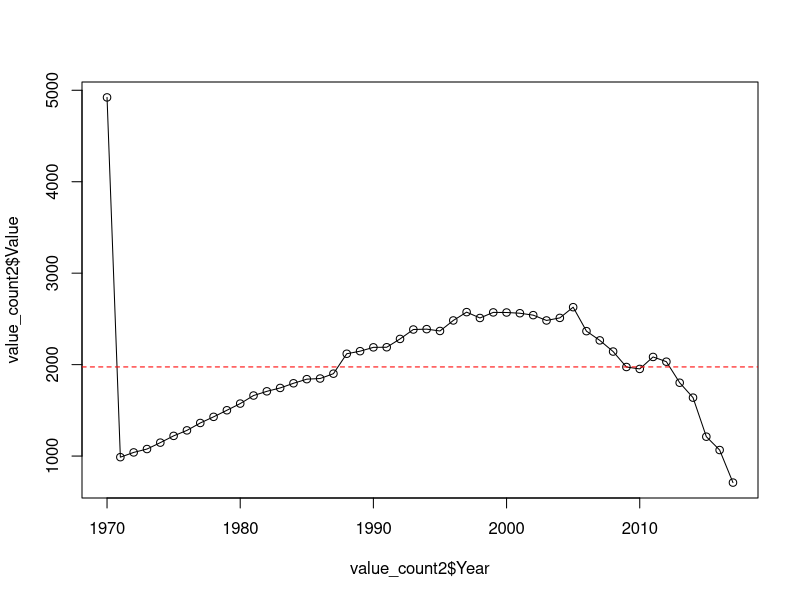
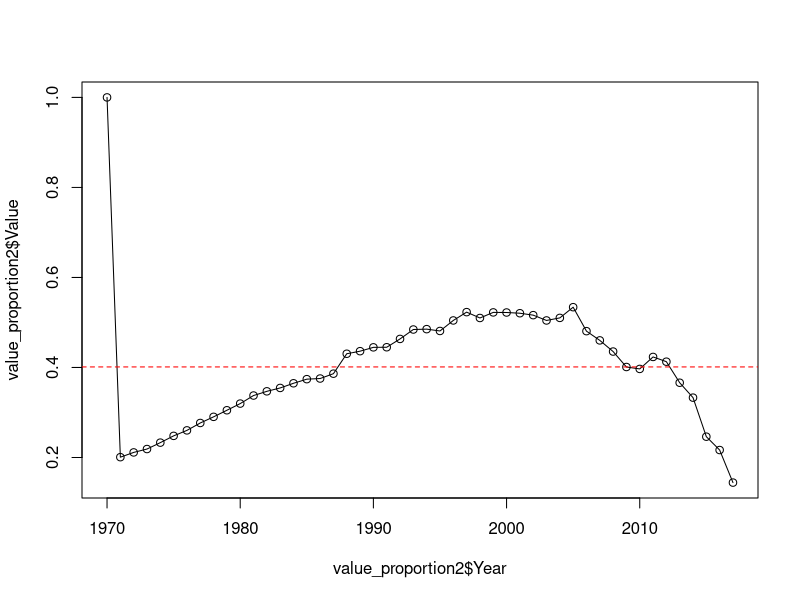
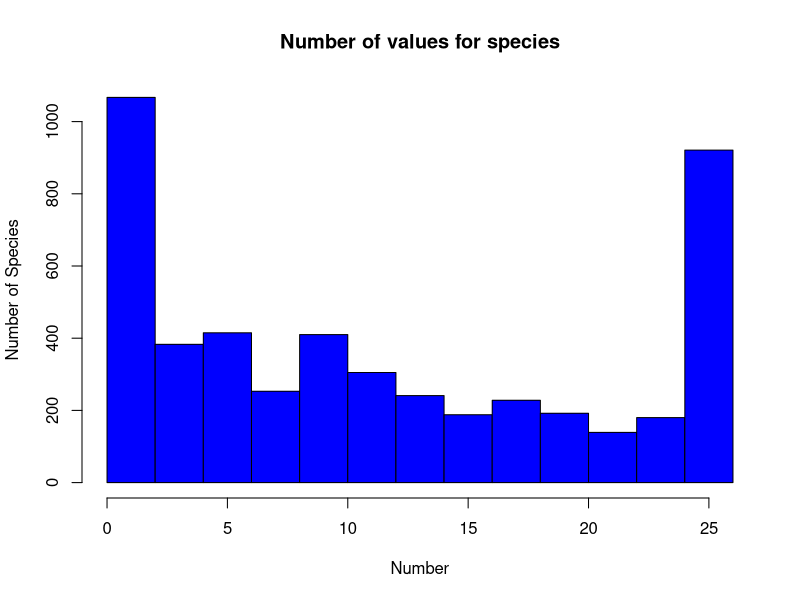
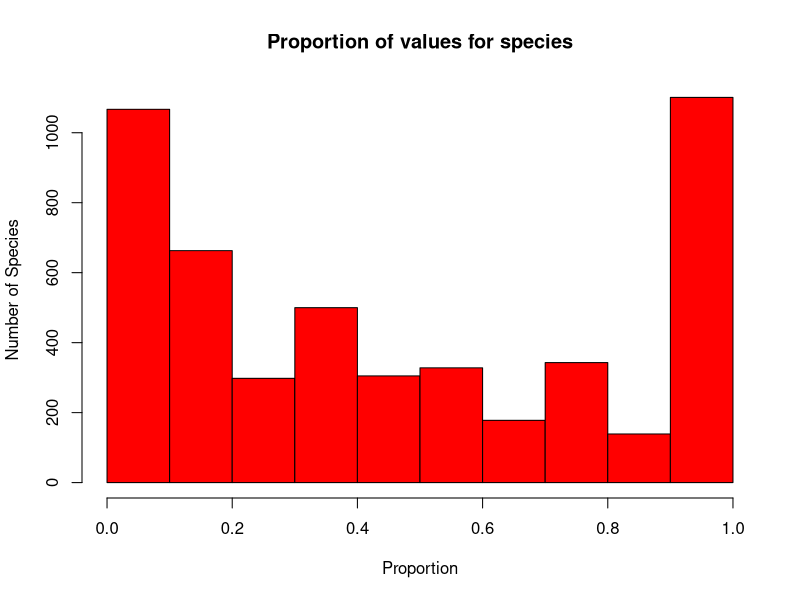

Generate these figures, in order, with R: (Note: this script raises an error after producing the figures.)
library(MASS)
library(zoo)
library(dplyr)
library(purrr)
library(tidyverse)
library(data.table)
library(readxl)
library(ggplot2)


MyData<- read.csv('example_data_pops_lambda.csv', header = TRUE)


MyData<-MyData[,-1]

year_columns <- as.numeric(gsub("X(\\d+)", "\\1", colnames(MyData)[3:(ncol(MyData))]))
colnames(MyData)[3:(ncol(MyData))]<-year_columns
MyData$Binomial<- gsub("_"," ",MyData$Binomial)


for(specie in unique(MyData$Binomial)){
   if(nrow(MyData[MyData$Binomial==specie,])!=1){
      MyData<-MyData[MyData$Binomial!=specie,]
   }
}

MyDF<-MyData[3:(ncol(MyData))]
MyDF[!is.na(MyDF)]<-1
MyDF[is.na(MyDF)]<-0


value_count2<-rep(0,ncol(MyDF))
value_proportion2<-rep(0,ncol(MyDF))

for(i in 1:ncol(MyDF)){
   value_count2[[i]]<-sum(MyDF[,i])
   value_proportion2[[i]]<-value_count2[[i]]/nrow(MyDF)
}

value_count2<-data.frame(value_count2)
value_proportion2<-data.frame(value_proportion2)



value_count2<-cbind(value_count2,year_columns)
value_proportion2<-cbind(value_proportion2,year_columns)

colnames(value_count2)<-c("Value","Year")
colnames(value_proportion2)<-c("Value","Year")



fit3 <- fitdistr(value_count2$Value, "normal")

# 计算均值和标准差
mean_val3 <- fit3$estimate["mean"]
sd_val3 <- fit3$estimate["sd"]
conf_int3 <- qnorm(c(0.16, 0.84), mean = mean_val3, sd = sd_val3)


fit4 <- fitdistr(value_proportion2$Value, "normal")

# 计算均值和标准差
mean_val4 <- fit4$estimate["mean"]
sd_val4 <- fit4$estimate["sd"]
conf_int4 <- qnorm(c(0.16, 0.84), mean = mean_val4, sd = sd_val4)

filtered_data3 <- value_count2[value_count2$Value >= mean_val3, ]
filtered_data3<-as.data.frame(filtered_data3)



filtered_data4 <- value_proportion2[value_proportion2$Year>=filtered_data3$Year[2]&value_proportion2$Year<=filtered_data3$Year[length(filtered_data3$Year)],]

filtered_data4<-as.data.frame(filtered_data4)


png('../Results/species.count2.png')

plot(value_count2$Year,value_count2$Value)
lines(value_count2$Year,value_count2$Value)
abline(h = mean_val3, lty = 2, col = "red")
dev.off()

png('../Results/species.proportion2.png')

plot(value_proportion2$Year,value_proportion2$Value)
lines(value_proportion2$Year,value_proportion2$Value)
abline(h = mean_val4, lty = 2, col = "red")
dev.off()




MyDF<-MyDF[,which(colnames(MyDF)==filtered_data3$Year[2]):which(colnames(MyDF)==filtered_data3$Year[nrow(filtered_data3)])]


value_count<-rep(0,nrow(MyDF))
value_proportion<-rep(0,nrow(MyDF))

for(i in 1:nrow(MyDF)){
   value_count[[i]]<-sum(MyDF[i,])
   value_proportion[[i]]<-value_count[[i]]/ncol(MyDF)
}

value_count<-data.frame(value_count)
value_proportion<-data.frame(value_proportion)



value_count<-cbind(value_count,MyData$Binomial)
value_proportion<-cbind(value_proportion,MyData$Binomial)

colnames(value_count)<-c("Value","Binomial")
colnames(value_proportion)<-c("Value","Binomial")



fit1 <- fitdistr(value_count$Value, "normal")

# 计算均值和标准差
mean_val1 <- fit1$estimate["mean"]
sd_val1 <- fit1$estimate["sd"]
conf_int1 <- qnorm(c(0.05, 0.95), mean = mean_val1, sd = sd_val1)


fit2 <- fitdistr(value_proportion$Value, "normal")

# 计算均值和标准差
mean_val2 <- fit2$estimate["mean"]
sd_val2 <- fit2$estimate["sd"]
conf_int2 <- qnorm(c(0.05, 0.95), mean = mean_val2, sd = sd_val2)

filtered_data1 <- value_count[value_count$Value >= mean_val1, ]

filtered_data1<-as.data.frame(filtered_data1)


filtered_data2 <- value_proportion[value_proportion$Value >= mean_val2 , ]

filtered_data2<-as.data.frame(filtered_data2)

png('../Results/NA.count.png')

hist(value_count$Value,col="blue",main="Number of values for species",xlab="Number",ylab="Number of Species")
dev.off()

png('../Results/NA.proportion.png')

hist(value_proportion$Value,col="red",main="Proportion of values for species",xlab="Proportion",ylab="Number of Species")
dev.off()

    


    MyData<-MyData[MyData$Binomial%in%filtered_data1$Binomial,]
       

    MyData<-MyData[,c(1,21:45)]



 write.csv(MyData,'../Data/filled_lpd.csv',row.names=F)





